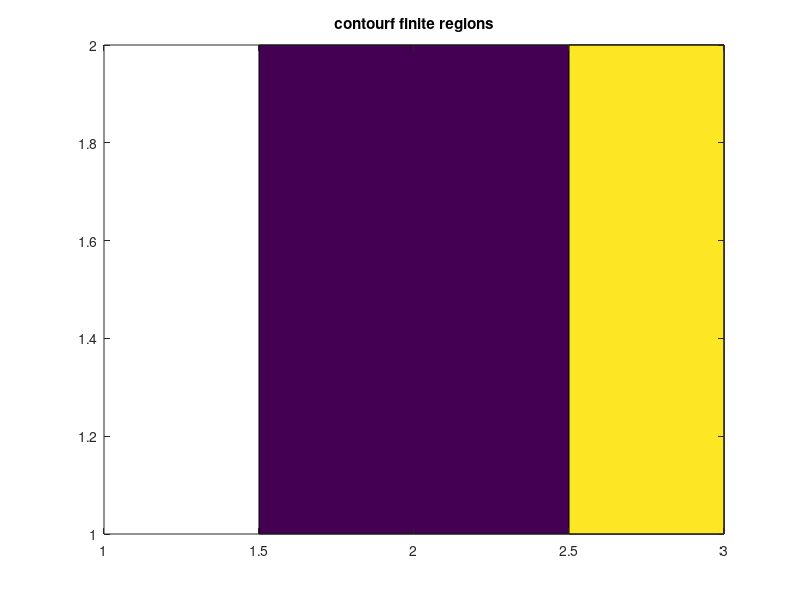
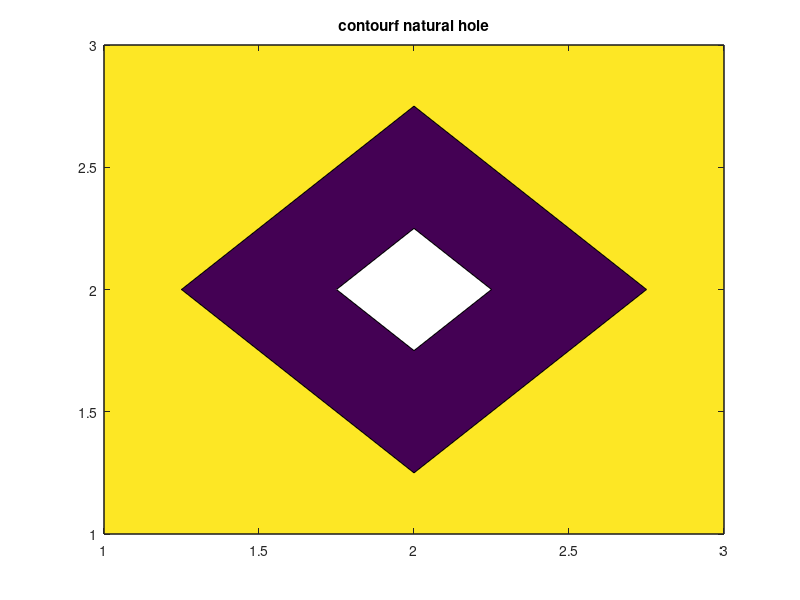
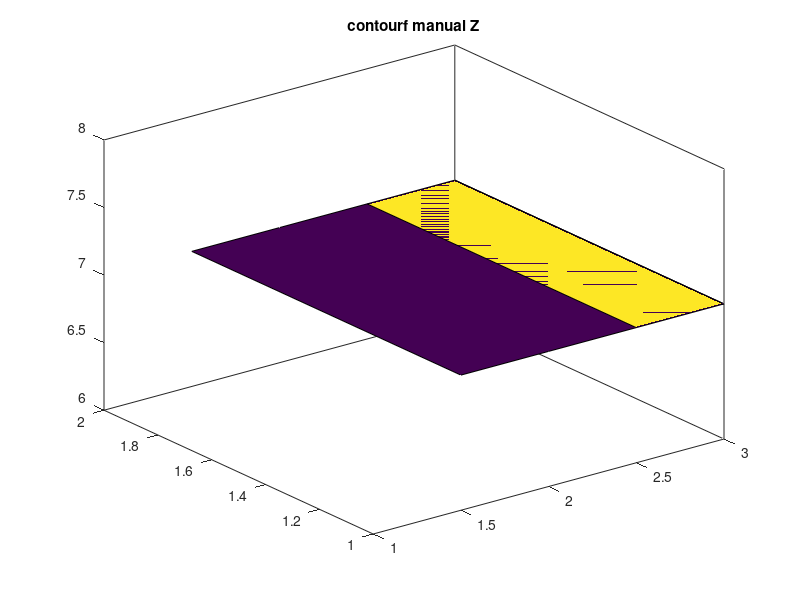
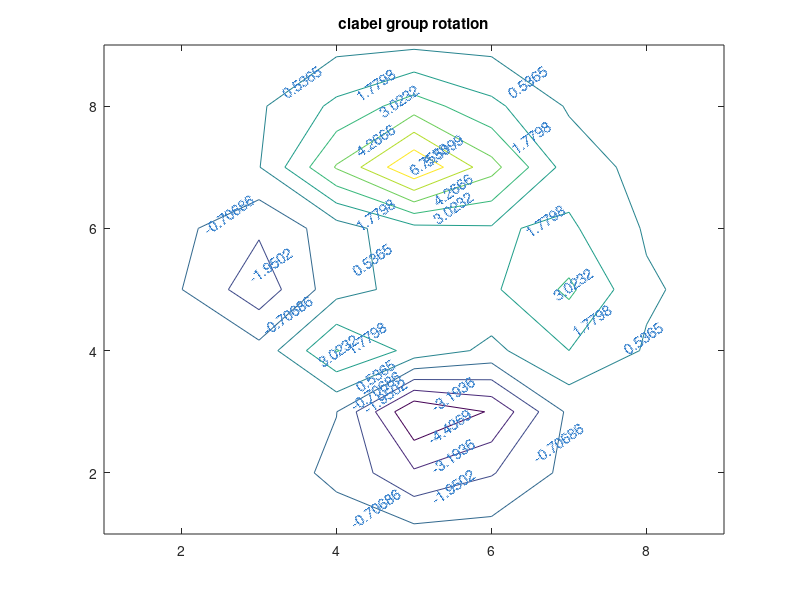

Reproduce these figures in MATLAB, in order.
function verify_dalga26_properties()
  % UNVERIFIED orchestrator probe. Run ONLY in an isolated graphics-capable
  % Octave session outside the lane sandbox. This prints native properties;
  % it does not synthesize a reference tree or claim pixel equivalence.
  cases={
    'contourf finite regions', "[C,h]=contourf([0 1 2;0 1 2],[.5 1.5]);";
    'contourf natural hole', "[C,h]=contourf([2 2 2;2 0 2;2 2 2],[.5 1.5]);";
    'contourf manual Z', "[C,h]=contourf([0 1 2;0 1 2],[.5 1.5]);set(h,'zlevelmode','manual','zlevel',7);view(3);";
    'clabel group rotation', "[C,h]=contour(peaks(9));clabel(C,h,'rotation',35,'fontsize',11,'color',[.2 .5 .8]);";
    'clabel matrix', "C=contour(peaks(9));clabel(C);";
    'clabel 3D', "[C,h]=contour3(peaks(9));clabel(C,h);";
    'patch indexed vertex colours', "h=patch('vertices',[0 0 1;1 0 1;0 1 1],'faces',[1 2 3],'facevertexcdata',[0;1;2],'facecolor','interp','edgecolor','interp');view(3);";
    'patch uint8 vertex colours', "h=patch('vertices',[0 0 1;1 0 1;0 1 1],'faces',[1 2 3],'facevertexcdata',uint8(255*eye(3)),'facecolor','interp','edgecolor','interp');view(3);";
    'patch quad interpolation diagonal', "h=patch('vertices',[0 0 1;1 0 1;1 1 1;0 1 1],'faces',[1 2 3 4],'facevertexcdata',[0;1;0;1],'facecolor','interp','edgecolor','none');colormap(gray(256));view(2);";
    'surface scalar alpha', "h=surf([0 0;0 0],'facealpha',.5,'edgealpha',.25);";
    'surface flat alpha', "h=surf([0 0;0 0],'alphadata',[0 .25;.75 1],'alphadatamapping','none','facealpha','flat');";
    'surface interp alpha', "h=surf([0 0;0 0],'alphadata',[0 .25;.75 1],'alphadatamapping','none','facealpha','interp');";
    'surface alpha direct uint8', "h=surf([0 0;0 0],'alphadata',uint8([0 1;2 3]),'alphadatamapping','direct','facealpha','interp');";
    'surface alpha scaled', "h=surf([0 0;0 0],'alphadata',[-1 .25;.75 2],'alphadatamapping','scaled','facealpha','interp');set(gca,'alim',[0 1]);";
    'patch scalar alpha', "h=patch('vertices',[0 0 1;1 0 1;0 1 1],'faces',[1 2 3],'facecolor','red','facealpha',.5,'edgealpha',.25);view(3);";
    'patch face alpha', "h=patch('vertices',[0 0 1;1 0 1;1 1 1;0 1 1],'faces',[1 2 3;1 3 4],'facecolor','red','facevertexalphadata',[.25;.75],'facealpha','flat');view(3);";
    'patch vertex alpha', "h=patch('vertices',[0 0 1;1 0 1;0 1 1],'faces',[1 2 3],'facecolor','red','facevertexalphadata',[0;.5;1],'facealpha','interp');view(3);";
    'unlit normals before draw', "h=surf([0 1;2 3]);";
    'flat normals and infinite light', "h=surf([0 1;2 3]);light('position',[1 0 1],'style','infinite');lighting flat;material dull;";
    'gouraud normals and local light', "h=surf([0 1;2 4]);light('position',[1 0 1],'style','local');lighting gouraud;material shiny;";
    'patch normals', "h=patch('vertices',[0 0 1;1 0 1;1 1 2;0 1 2],'faces',[1 2 3 4],'facecolor','red');light;lighting flat;view(3);"
  };
  for k=1:rows(cases)
    close all;f=figure('visible','off','name',['D26 properties: ',cases{k,1}]);
    fprintf('\nCASE %d %s\n',k,cases{k,1});
    try
      eval(cases{k,2});
      title(cases{k,1});
      fprintf('BEFORE DRAWNOW\n');print_tree(f,0);
      drawnow();fprintf('AFTER DRAWNOW\n');print_tree(f,0);
      handles=__go_handles__(true);root_before=get(0);properties=arrayfun(@(x) get(x),handles,'uniformoutput',false);
      d=__mf_figure_data__(f);fprintf('SERIALIZER %s\n',jsonencode(d));
      same=isequal(handles,__go_handles__(true))&&isequaln(root_before,get(0));
      for j=1:numel(handles),same=same&&isequaln(properties{j},get(handles(j)));endfor
      fprintf('EXTRACTION_PROPERTY_INVARIANCE %d\n',same);
    catch err
      fprintf('PROBE_ERROR %s\n',err.message);
    end_try_catch
  endfor
  close all;
endfunction
function print_tree(h,depth)
  fields={'type','visible','children','vertices','faces','facevertexcdata','xdata','ydata','zdata',...
    'fill','levellist','zlevel','zlevelmode','position','rotation','string','fontsize','fontunits','color',...
    'facecolor','edgecolor','cdatamapping','facealpha','edgealpha','alphadata','facevertexalphadata',...
    'alphadatamapping','alim','alimode','alphamap','facenormals','vertexnormals','facenormalsmode',...
    'vertexnormalsmode','facelighting','edgelighting','backfacelighting','ambientstrength','diffusestrength',...
    'specularstrength','specularexponent','specularcolorreflectance','style'};
  fprintf('OBJECT depth=%d handle=%.17g type=%s\n',depth,h,get(h,'type'));
  for name=fields
    if isprop(h,name{1})
      value=get(h,name{1});fprintf('PROPERTY %s class=%s shape=%s\n',name{1},class(value),mat2str(size(value)));disp(value);
    endif
  endfor
  % Native children, last-to-first draw order; hidden root inventory separately
  % belongs to the existing serializer tests. No root showhiddenhandles writes.
  if isprop(h,'children'),for child=flipud(get(h,'children')(:)).',print_tree(child,depth+1);endfor;endif
endfunction
